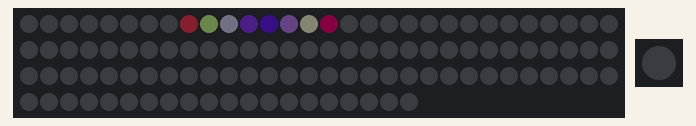
The sketch below on a simulated Arduino Uno, built with avr-gcc and run on an emulated ATmega328P. On the bench: 110 RGB LEDs in strip order, left to right, continuing on the next row, 1 RGB LEDs in strip order, left to right. Dim RGB values are drawn brighter than linear.

Above: at 0.16 s.
At 10.05 s:
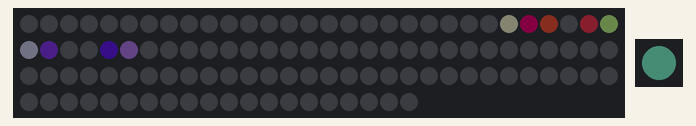
At 19.08 s:
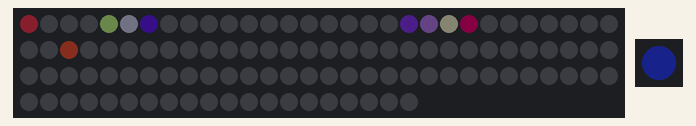
At 37.71 s:
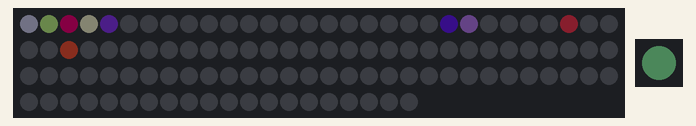
Timing chart, 0 to 39.4 s (numbered marks = the images above):
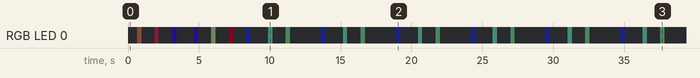

The sketch:

sketch_jan02b.ino
```cpp
//Figure-Eight animation for Neopixel Ring Bangle Bracelet
//By Dano Wall and Becky Stern for Adafruit Industries
#include <Adafruit_NeoPixel.h>


// Parameter 1 = number of pixels in strip
// Parameter 2 = pin number (most are valid)
// Parameter 3 = pixel type flags, add together as needed:
// NEO_KHZ800  800 KHz bitstream (most NeoPixel products w/WS2812 LEDs)
// NEO_GRB     Pixels are wired for GRB bitstream (most NeoPixel products)
Adafruit_NeoPixel strip = Adafruit_NeoPixel(110, 10, NEO_GRB + NEO_KHZ800);
Adafruit_NeoPixel single = Adafruit_NeoPixel(1, 8, NEO_GRB + NEO_KHZ800);


//Array of pixels in order of animation - 52 in total
// int sine[] = {4, 3, 2, 1, 0, 15, 14, 13, 12, 20, 21, 22, 23, 24, 25, 26, 27, 28, 36, 35, 34, 33, 32, 47, 46, 45, 44, 52, 53, 54, 55, 56, 57, 58, 59, 60, 61, 62, 63, 48, 49, 50, 51, 52, 44, 43, 42, 41, 40, 39, 38, 37, 36, 28, 29, 30, 31, 16, 17, 18, 19, 20, 12, 11, 10, 9, 8, 7, 6, 5};
int sine[] = {23,12,11,13,10,14,9,15,8,16,17,7,18,6,19,20,5,21,4,22,0,3,1,2,27,26,28,25,29,24,30,35,31,34,33,32,37,36,38,51,39,50,40,49,41,48,42,47,43,46,44,45,};

void setup() {
  strip.begin();
  strip.show();

  single.begin();
  single.show();

  single.setBrightness(15);
  strip.setBrightness(10);
}

void loop() {


for(int i=0; i<44; i++) {
  strip.setPixelColor(sine[i], strip.Color(0, 0, 0));

  // single
  if (i > 10 && i < 20) {
      single.setPixelColor(0, single.Color(110+i*15, 25-i*40, 250-i*25));
  } else {
      single.setPixelColor(0, single.Color(0,0,0));
  }

  // rings
  for (int j=0; j<8; j++){
    int r = 110+j*15;
    int g = 25+j*40;
    int b = 250-j*25;

    strip.setPixelColor(sine[(i + j + 1)%52], strip.Color(r, g, b)); //change RGB color value here
  }
  single.show();
  strip.show();


  delay(30);

 }


 for(int i=51; i>=8; i--) {
  strip.setPixelColor(sine[i], strip.Color(0, 0, 0));

  // single

  if (i > 30 && i < 40) {
      single.setPixelColor(0, single.Color(110+i*15, 25-i*40, 250-i*25));
  } else {
      single.setPixelColor(0, single.Color(0,0,0));
  }


  // rings
  for (int j=8; j>=0; j--){
    int r = 110+j*15;
    int g = 25+j*40;
    int b = 250-j*25;

    strip.setPixelColor(sine[(i - j - 1)%52], strip.Color(r, g, b)); //change RGB color value here

  }
  single.show();
  strip.show();
  delay(20);
 }
}

// hello
```

Measured:
- by itself, RGB LED 0: off → RGB(7, 4, 3) at 0.64 s, → off 0.32 s later, → RGB(10, 2, 4) 0.92 s later, → off 0.30 s later, … (48 changes in this stretch)
